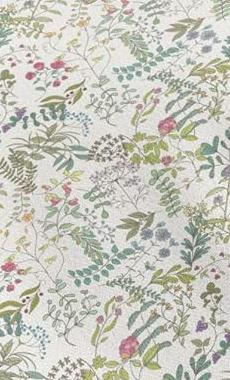
#> input picture color_grabber/temp.jpg, 230 x 380 px
$ python -i color_grabber_v0.py   (imports and definitions only)
#> lines starting #> are read from the running program, lines starting #| are printed output that depends on the picture
# %%
import cv2
import os
import matplotlib.pyplot as plt
import numpy as np
from sklearn.cluster import KMeans
from skimage import color

# %%
import sys
sys.path.append('..')
from semantic_segmentation.semantic_segmentation_v0 import get_segmentation_mask

# %%
SIZE = 256

def grab_colors(img, n_colors=8, weights=(5, 100, 100, 1, 1), resize=False, blur=False):
    if resize:
        img = cv2.resize(img, (SIZE, SIZE))

    if blur:
        # blur image
        for _ in range(blur):
            img = cv2.GaussianBlur(img, (3, 3), 0)

    img_hsv = cv2.cvtColor(img, cv2.COLOR_BGR2LAB)
    clt = KMeans(n_clusters=n_colors)

    # Get positional row/col channels to append to the points
    # Ex: [[0, 0, 0, 0], [1, 1, 1, 1], [2, 2, 2, 2], [3, 3, 3, 3], [4, 4, 4, 4]]
    row_channel = np.arange(img_hsv.shape[0]).reshape(-1, 1)
    row_channel = np.repeat(row_channel, img_hsv.shape[1], axis=1)
    col_channel = np.arange(img_hsv.shape[1]).reshape(1, -1)
    col_channel = np.repeat(col_channel, img_hsv.shape[0], axis=0)
    img_hsv = np.dstack((img_hsv, row_channel, col_channel))

    points = img_hsv.reshape(-1, 5)

    # apply mask
    mask = get_segmentation_mask(img)
    mask = mask.reshape(-1)
    points = points[mask.astype(bool)]

    print(f"before: {len(points)}")
    # th = np.percentile(points[:, 0], 25)
    th = np.percentile(points[:, 0], 2)
    points = points[points[:, 0] > th]
    print(f"after: {len(points)}")

    points = points * np.array(weights)
    labels = clt.fit_predict(points)
    cluster_weights = np.bincount(labels)
    cluster_weights = cluster_weights / cluster_weights.sum()
    closest_points = []
    centroids = clt.cluster_centers_
    for centroid in centroids:
        closest_points.append(points[np.argmin(np.linalg.norm(points - centroid, axis=1))])
    closest_points = np.array(closest_points) / np.array(weights)
    centroids = centroids / np.array(weights)
    return centroids, cluster_weights, closest_points

>>> import cv2
>>> picture = cv2.imread('temp.jpg', cv2.IMREAD_GRAYSCALE)
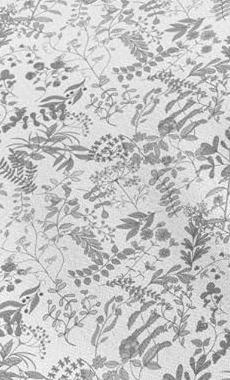
#> picture: shape (380, 230); min 65, max 255, mean 198
>>> result = grab_colors(picture)
#> (the run stopped early here; a loop or call above may not have finished)
